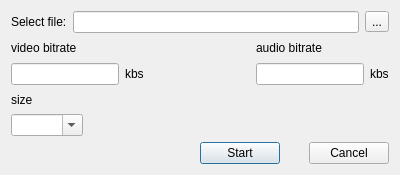
<?xml version="1.0" encoding="UTF-8"?>
<ui version="4.0">
 <class>RecordDialog</class>
 <widget class="QDialog" name="RecordDialog">
  <property name="geometry">
   <rect>
    <x>0</x>
    <y>0</y>
    <width>400</width>
    <height>175</height>
   </rect>
  </property>
  <property name="windowTitle">
   <string>Record Dialog</string>
  </property>
  <layout class="QVBoxLayout" name="verticalLayout_8">
   <item>
    <layout class="QVBoxLayout" name="verticalLayout_7">
     <item>
      <layout class="QHBoxLayout" name="horizontalLayout_9">
       <item>
        <widget class="QLabel" name="label_8">
         <property name="text">
          <string>Select file:</string>
         </property>
        </widget>
       </item>
       <item>
        <widget class="QLineEdit" name="lineEdit_4"/>
       </item>
       <item>
        <widget class="QToolButton" name="toolButton_2">
         <property name="text">
          <string>...</string>
         </property>
        </widget>
       </item>
      </layout>
     </item>
     <item>
      <layout class="QHBoxLayout" name="horizontalLayout_10">
       <item>
        <layout class="QVBoxLayout" name="verticalLayout_5">
         <item>
          <widget class="QLabel" name="label_9">
           <property name="text">
            <string>video bitrate</string>
           </property>
          </widget>
         </item>
         <item>
          <layout class="QHBoxLayout" name="horizontalLayout_11">
           <item>
            <widget class="QLineEdit" name="lineEdit_5"/>
           </item>
           <item>
            <widget class="QLabel" name="label_10">
             <property name="text">
              <string>kbs</string>
             </property>
            </widget>
           </item>
          </layout>
         </item>
        </layout>
       </item>
       <item>
        <spacer name="horizontalSpacer_6">
         <property name="orientation">
          <enum>Qt::Horizontal</enum>
         </property>
         <property name="sizeHint" stdset="0">
          <size>
           <width>40</width>
           <height>20</height>
          </size>
         </property>
        </spacer>
       </item>
       <item>
        <layout class="QVBoxLayout" name="verticalLayout_6">
         <item>
          <widget class="QLabel" name="label_11">
           <property name="text">
            <string>audio bitrate</string>
           </property>
          </widget>
         </item>
         <item>
          <layout class="QHBoxLayout" name="horizontalLayout_12">
           <item>
            <widget class="QLineEdit" name="lineEdit_6"/>
           </item>
           <item>
            <widget class="QLabel" name="label_12">
             <property name="text">
              <string>kbs</string>
             </property>
            </widget>
           </item>
          </layout>
         </item>
        </layout>
       </item>
      </layout>
     </item>
     <item>
      <layout class="QHBoxLayout" name="horizontalLayout_8">
       <item>
        <layout class="QVBoxLayout" name="verticalLayout_4">
         <item>
          <widget class="QLabel" name="label_7">
           <property name="text">
            <string>size</string>
           </property>
          </widget>
         </item>
         <item>
          <widget class="QComboBox" name="comboBox">
           <property name="autoFillBackground">
            <bool>false</bool>
           </property>
           <property name="editable">
            <bool>true</bool>
           </property>
          </widget>
         </item>
        </layout>
       </item>
       <item>
        <spacer name="horizontalSpacer_5">
         <property name="orientation">
          <enum>Qt::Horizontal</enum>
         </property>
         <property name="sizeHint" stdset="0">
          <size>
           <width>40</width>
           <height>20</height>
          </size>
         </property>
        </spacer>
       </item>
      </layout>
     </item>
     <item>
      <layout class="QHBoxLayout" name="horizontalLayout_13">
       <item>
        <spacer name="horizontalSpacer_7">
         <property name="orientation">
          <enum>Qt::Horizontal</enum>
         </property>
         <property name="sizeHint" stdset="0">
          <size>
           <width>40</width>
           <height>20</height>
          </size>
         </property>
        </spacer>
       </item>
       <item>
        <layout class="QHBoxLayout" name="horizontalLayout_14">
         <item>
          <widget class="QPushButton" name="pushButton_3">
           <property name="text">
            <string>Start</string>
           </property>
          </widget>
         </item>
         <item>
          <spacer name="horizontalSpacer_8">
           <property name="orientation">
            <enum>Qt::Horizontal</enum>
           </property>
           <property name="sizeHint" stdset="0">
            <size>
             <width>13</width>
             <height>20</height>
            </size>
           </property>
          </spacer>
         </item>
         <item>
          <widget class="QPushButton" name="pushButton_4">
           <property name="text">
            <string>Cancel</string>
           </property>
          </widget>
         </item>
        </layout>
       </item>
      </layout>
     </item>
    </layout>
   </item>
  </layout>
 </widget>
 <resources/>
 <connections>
  <connection>
   <sender>pushButton_3</sender>
   <signal>clicked()</signal>
   <receiver>RecordDialog</receiver>
   <slot>accept()</slot>
   <hints>
    <hint type="sourcelabel">
     <x>258</x>
     <y>153</y>
    </hint>
    <hint type="destinationlabel">
     <x>233</x>
     <y>108</y>
    </hint>
   </hints>
  </connection>
  <connection>
   <sender>pushButton_4</sender>
   <signal>clicked()</signal>
   <receiver>RecordDialog</receiver>
   <slot>reject()</slot>
   <hints>
    <hint type="sourcelabel">
     <x>346</x>
     <y>155</y>
    </hint>
    <hint type="destinationlabel">
     <x>308</x>
     <y>107</y>
    </hint>
   </hints>
  </connection>
 </connections>
</ui>
